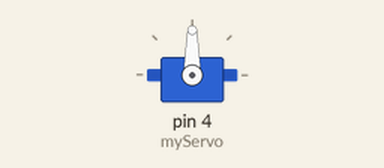
Bench run of a sketch on a simulated Arduino Uno, built with avr-gcc and run on an emulated ATmega328P. Parts: servo.

Above: at 0.05 s.
Timing chart, 0 to 4.6 s (numbered marks = the images above):
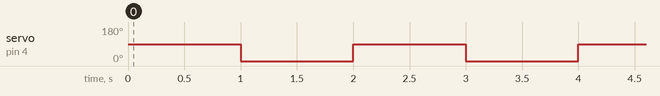

The sketch:

Motor360.ino
```cpp
#include <Servo.h>
Servo myServo;
void setup() {
  myServo.attach(4);
}

void loop() {
   myServo.write(90);
   delay(1000);
   myServo.write(0);
   delay(1000);
}
```

Measured:
- by itself, servo on pin 4 (myServo): alternates 90° for 1.0 s and 0° for 1.0 s
